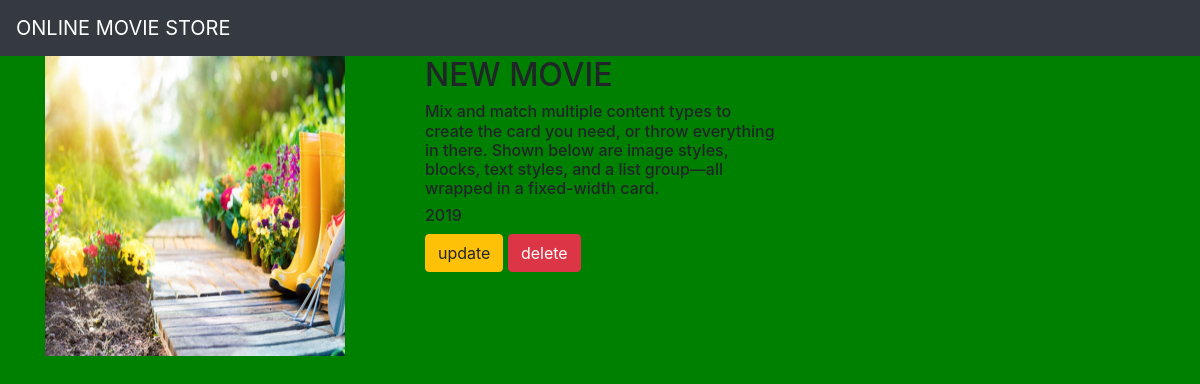
The page /movie/1/ on the database its author committed.
### movieapp/models.py (models this page shows)
class Movie(models.Model):
    name=models.CharField(max_length=250)
    desc=models.TextField()
    year=models.IntegerField()
    img=models.ImageField(upload_to='gallery')

### movieapp/views.py (the view)
# urls.py: path('movie/<int:movie_id>/',views.detail,name='detail'),
def detail(request,movie_id):
    movie=Movie.objects.get(id=movie_id)
    return render(request,"detail.html",{'movie':movie})

### movieapp/templates/detail.html
{% extends 'base.html' %}
{% block body %}
<div class="container">
    <div class="row">
        <div class="col-md-4">
            <img src="{{movie.img.url}}" width="300" height="300">
        </div>
 <div class="col-md-4">
    <h2>{{movie.name}}</h2>
    <h6>{{movie.desc}}</h6>
    <h6>{{movie.year}}</h6>
    <a class="btn btn-warning" href="{% url 'movieapp:update' movie.id %}">update</a>
    <a class="btn btn-danger" href="{% url 'movieapp:delete' movie.id %}">delete</a>
 </div>
    </div>
</div>
{% endblock %}

### static/style.css (style rules this page uses)
body { background-color:green }

### rows shown on the page
Movie: img (picture), name "NEW MOVIE", desc "Mix and match multiple content types to create the card you need, or throw everything in there. Shown below are image styles, blocks, text styles, and a list group—all wrapped in a fixed-width card.", year "2019"
